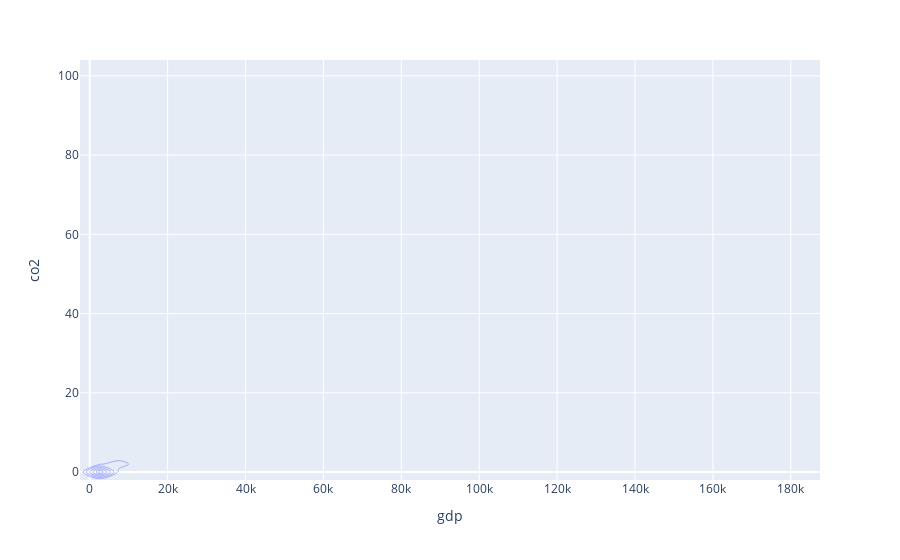

The notebook cell saved with this chart:
### Code cell
fig = px.density_contour(data, x="gdp", y="co2")
##membuat plot kontur kepadatan
fig.show()
##menampilkan plot kontur kepadatan

### Figure 1 — Plotly figure (JSON) as saved in the notebook; plotly's stock layout.template omitted (floating-point values rounded to 4 significant figures; data arrays with more than 128 entries replaced by an {"elided": "..."} marker saying what was removed)
{"data": [{"contours": {"coloring": "none"}, "hovertemplate": "gdp=%{x}<br>co2=%{y}<br>count=%{z}<extra></extra>", "legendgroup": "", "line": {"color": "#636efa"}, "name": "", "showlegend": false, "type": "histogram2dcontour", "x": {"elided": "8202 int values"}, "xaxis": "x", "xbingroup": "x", "y": {"elided": "8202 float values"}, "yaxis": "y", "ybingroup": "y"}], "layout": {"legend": {"tracegroupgap": 0}, "margin": {"t": 60}, "xaxis": {"anchor": "y", "domain": [0, 1], "title": {"text": "gdp"}}, "yaxis": {"anchor": "x", "domain": [0, 1], "title": {"text": "co2"}}}}
